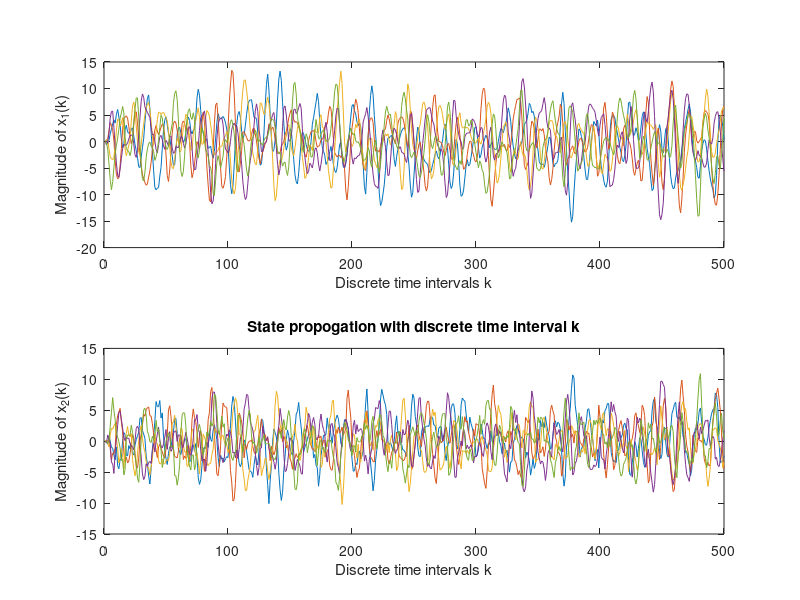

Reproduce this figure in MATLAB.
clear all
close all
clc

%input the parameters of the linear dynamical system
A = [1.5, 1;-0.7, 0];
B = [1;0.5];
X = [];
X(:,1) = [0;0];
%problem 1 b)
% propogate the system by for 5 trajectories each for 500 discrete time steps 
figure;
for i = 1:5
    for K = 2:500
        X(:,K) = A*X(:,K-1) + B*random('normal',0,1);
    end
k = 1:500;
hold on
subplot(2,1,1),plot(k,X(1,:));
ylabel('Magnitude of x_{1}(k)');
xlabel('Discrete time intervals k');
hold on
subplot(2,1,2),plot(k,X(2,:));
ylabel('Magnitude of x_{2}(k)');
xlabel('Discrete time intervals k');
title('State propogation with discrete time interval k');
end

%problem 1 c)
%Generate 50 trajectories starting with zero initial conditions and each for 500 discrete time steps
Z(:,1) = zeros(100,1);   
for i = 1:2:50
    for K = 2:500
        Z(i:(i+1),K) = A*Z(i:(i+1),K-1) + B*random('normal',0,1);
    end
end
%store the values of x(1) and x(2) at the 500th time step from all the trajectories and use them to calculate the standard deviation. 
X1_merge = [];
X2_merge = [];
for i = 1:2:100
    X1_merge = [X1_merge Z(i,500)];
end
for i = 2:2:100
    X2_merge = [X2_merge Z(i,500)];
end
% Standard deviations of X_1(500) and X_2(500)
SD_X1 = sqrt(var(X1_merge));
SD_X2 = sqrt(var(X2_merge));
% SD of x(1) ~ 3.5 and SD of x(2) ~ 2.5

%problem 1 d)
P= [ 1, 0.5; 0.5, 0.25];
G = [1;0.5];
for i =1:50
    P = A*P*A' + G*G';
end
SD_X1_new = sqrt(P(1,1));
SD_X2_new = sqrt(P(2,2));
